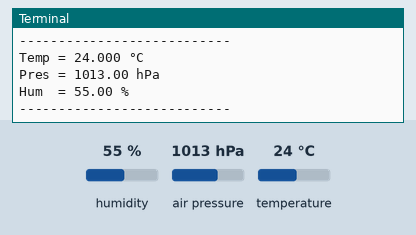
This program was run on a simulated Raspberry Pi (BCM pin numbers). Shown: the last lines printed to the terminal. Inputs (shaded band) come from the test bench; at power-on: humidity 55 %, air pressure 1013 hPa, temperature 24 °C.

Above: at 1.2 s.
1.3 s: humidity set to 22 %
At 2.6 s:
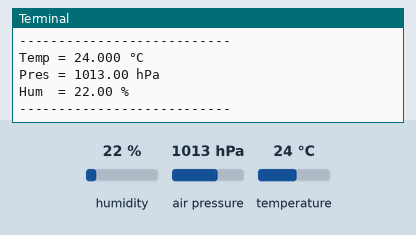
2.8 s: air pressure set to 952 hPa
At 3.8 s:
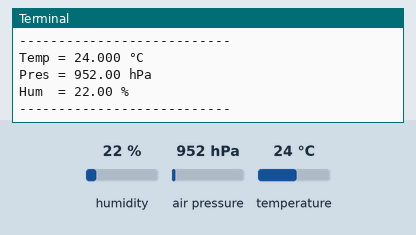

The program:

read_bme280.py
```python
#!/usr/bin/env python3
import time
import board
from adafruit_bme280 import basic as adafruit_bme280

def read_bme280():
    """
    Reads Temperature, Pressure, Humidity from a BME280 via I2C.
    """
    i2c = board.I2C()
    sensor = adafruit_bme280.Adafruit_BME280_I2C(i2c)
    print("Reading BME280 data. Press CTRL+C to exit.")
    try:
        while True:
            print(f"Temp = {sensor.temperature:.3f} °C")
            print(f"Pres = {sensor.pressure:.2f} hPa")
            print(f"Hum  = {sensor.humidity:.2f} %")
            print('---------------------------')
            time.sleep(1)
    except KeyboardInterrupt:
        print("Program terminated!")

if __name__ == '__main__':
    read_bme280()
```

Measured:
- after the input at 1.3 s, the terminal: prints a new line after 0.70 s (image 1)
- after the input at 2.8 s, the terminal: prints a new line after 0.21 s (image 2)
